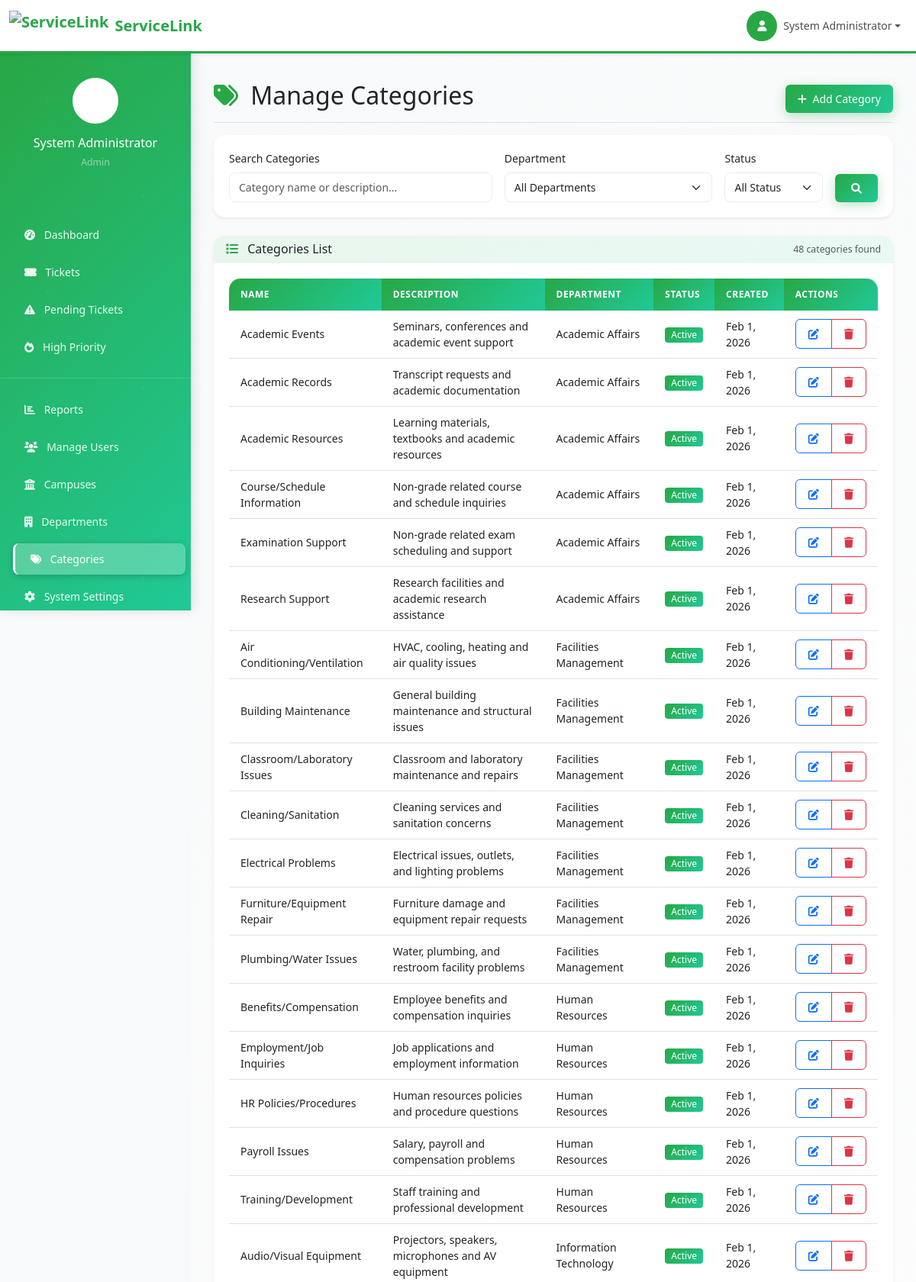
Screenshot of /admin/categories.php (signed in, upper part) with the database file from the repository.
### tables this page shows
CREATE TABLE service_categories (
    id INT PRIMARY KEY AUTO_INCREMENT,
    name VARCHAR(255) NOT NULL,
    description TEXT,
    department_id INT,
    is_active BOOLEAN DEFAULT TRUE,
    created_at TIMESTAMP DEFAULT CURRENT_TIMESTAMP,
    updated_at TIMESTAMP DEFAULT CURRENT_TIMESTAMP ON UPDATE CURRENT_TIMESTAMP,
    FOREIGN KEY (department_id) REFERENCES departments(id) ON DELETE SET NULL,
    INDEX idx_department (department_id)
);

CREATE TABLE departments (
    id INT PRIMARY KEY AUTO_INCREMENT,
    name VARCHAR(255) NOT NULL,
    code VARCHAR(10) UNIQUE NOT NULL,
    description TEXT,
    head_user_id INT,
    is_active BOOLEAN DEFAULT TRUE,
    created_at TIMESTAMP DEFAULT CURRENT_TIMESTAMP,
    updated_at TIMESTAMP DEFAULT CURRENT_TIMESTAMP ON UPDATE CURRENT_TIMESTAMP,
    INDEX idx_code (code),
    INDEX idx_head (head_user_id)
);

### admin/categories.php (the view, shortened to what this page needs)
<?php
require_once '../config/database.php';
$search = $_GET['search'] ?? '';
$department_filter = $_GET['department'] ?? '';
$status_filter = $_GET['status'] ?? '';
$params = [];
$where_clause = '';
$categories = [];
try {
    $stmt = $pdo->prepare("
        SELECT sc.*, d.name as department_name
        FROM service_categories sc
        LEFT JOIN departments d ON sc.department_id = d.id
        $where_clause
        ORDER BY d.name, sc.name
    ");
    $stmt->execute($params);
    $categories = $stmt->fetchAll();
} catch (PDOException $e) {
    $categories = [];
}
?>
<!DOCTYPE html>
<html lang="en">
<head>
    <link href="https://cdn.jsdelivr.net/npm/bootstrap@5.3.0/dist/css/bootstrap.min.css" rel="stylesheet">
    <link href="https://cdnjs.cloudflare.com/ajax/libs/font-awesome/6.0.0/css/all.min.css" rel="stylesheet">
    <link href="../assets/css/style.css" rel="stylesheet">
</head>
<body>
    <?php include '../includes/top_nav.php'; ?>
    <div class="container-fluid p-0">
        <?php include '../includes/sidebar.php'; ?>
        <main class="dashboard-content">
            <div class="d-flex justify-content-between flex-wrap flex-md-nowrap align-items-center pt-3 pb-2 mb-3 border-bottom">
                <h1 class="h2">
                    <i class="fas fa-tags text-success me-2"></i>
                    Manage Categories
                </h1>
                <div class="btn-toolbar mb-2 mb-md-0">
                    <button type="button" class="btn btn-success" data-bs-toggle="modal" data-bs-target="#addCategoryModal">
                        <i class="fas fa-plus me-1"></i>
                        Add Category
                    </button>
                </div>
            </div>
            <div class="card border-0 shadow-sm mb-4">
                <div class="card-body">
                    <form method="GET" class="row g-3">
                        <div class="col-md-5">
                            <label for="search" class="form-label">Search Categories</label>
                            <input type="text" class="form-control" id="search" name="search"
                                   placeholder="Category name or description..."
                                   value="<?php echo htmlspecialchars($search); ?>">
                        </div>
                        <div class="col-md-4">
                            <label for="department" class="form-label">Department</label>
                            <select class="form-select" id="department" name="department">
                                <option value="">All Departments</option>
                            </select>
                        </div>
                        <div class="col-md-2">
                            <label for="status" class="form-label">Status</label>
                            <select class="form-select" id="status" name="status">
                                <option value="">All Status</option>
                            </select>
                        </div>
                        <div class="col-md-1 d-flex align-items-end">
                            <button type="submit" class="btn btn-success w-100">
                                <i class="fas fa-search"></i>
                            </button>
                        </div>
                    </form>
                </div>
            </div>
            <div class="card border-0 shadow-sm">
                <div class="card-header bg-white border-0 d-flex justify-content-between align-items-center">
                    <h6 class="card-title mb-0">
                        <i class="fas fa-list text-success me-2"></i>
                        Categories List
                    </h6>
                    <small class="text-muted">
                        <?php echo count($categories); ?> categories found
                    </small>
                </div>
                <div class="card-body">
                    <div class="table-responsive">
                        <table class="table table-hover">
                            <thead>
                                <tr>
                                    <th>Name</th>
                                    <th>Description</th>
                                    <th>Department</th>
                                    <th>Status</th>
                                    <th>Created</th>
                                    <th>Actions</th>
                                </tr>
                            </thead>
                            <tbody>
                                <?php if (empty($categories)): ?>
                                    <tr>
                                        <td colspan="6" class="text-center py-4">
                                            <i class="fas fa-tags fa-3x text-muted mb-3"></i>
                                            <p class="text-muted">
                                                <?php if ($search || $department_filter || $status_filter): ?>
                                                    No categories found matching your search criteria.
                                                    <br><a href="categories.php" class="text-decoration-none">Clear filters</a> to see all categories.
                                                <?php else: ?>
                                                    No categories found. Create your first category!
                                                <?php endif; ?>
                                            </p>
                                        </td>
                                    </tr>
                                <?php else: ?>
                                    <?php foreach ($categories as $category): ?>
                                    <tr>
                                        <td><?php echo htmlspecialchars($category['name']); ?></td>
                                        <td><?php echo htmlspecialchars($category['description']); ?></td>
                                        <td><?php echo htmlspecialchars($category['department_name']); ?></td>
                                        <td>
                                            <span class="badge bg-<?php echo $category['is_active'] ? 'success' : 'secondary'; ?>">
                                                <?php echo $category['is_active'] ? 'Active' : 'Inactive'; ?>
                                            </span>
                                        </td>
                                        <td><?php echo date('M j, Y', strtotime($category['created_at'])); ?></td>
                                        <td>
                                            <div class="btn-group btn-group-sm">
                                                <button class="btn btn-outline-primary" onclick="editCategory(<?php echo htmlspecialchars(json_encode($category)); ?>)">
                                                    <i class="fas fa-edit"></i>
                                                </button>
                                                <button class="btn btn-outline-danger" onclick="deleteCategory(<?php echo $category['id']; ?>, '<?php echo htmlspecialchars($category['name']); ?>')">
                                                    <i class="fas fa-trash"></i>
                                                </button>
                                            </div>
                                        </td>
                                    </tr>
                                <?php endforeach; ?>
                                <?php endif; ?>
                            </tbody>
                        </table>
                    </div>
                </div>
            </div>
        </main>
    </div>
</body>
</html>

### assets/css/style.css (style rules this page uses)
:root { --primary-green: #28a745; --primary-green-dark: #1e7e34; --primary-green-light: #34ce57; --secondary-green: #20c997; --light-green: #d4edda; --dark-green: #155724; --success-gradient: linear-gradient(135deg, #28a745 0%, #20c997 100%); --success-gradient-hover: linear-gradient(135deg, #1e7e34 0%, #17a2b8 100%); }
body { font-family: 'Segoe UI', Tahoma, Geneva, Verdana, sans-serif; line-height: 1.5; background-color: #f8f9fa; font-size: 14px; }
.card { transition: all 0.3s ease; border: none; box-shadow: 0 4px 15px rgba(0,0,0,0.1); border-radius: 15px; overflow: hidden; }
.card-header { background: linear-gradient(135deg, rgba(40, 167, 69, 0.1) 0%, rgba(32, 201, 151, 0.1) 100%); border-bottom: 2px solid var(--primary-green); }
.btn { border-radius: 6px; font-weight: 500; padding: 8px 16px; transition: all 0.3s ease; position: relative; overflow: hidden; font-size: 14px; }
.btn::before { content: ''; position: absolute; top: 0; left: -100%; width: 100%; height: 100%; background: linear-gradient(90deg, transparent, rgba(255,255,255,0.2), transparent); transition: left 0.5s; }
.btn-success { background: var(--success-gradient); border: none; box-shadow: 0 4px 15px rgba(40, 167, 69, 0.3); }
.form-control { border-radius: 8px; border: 1px solid #e9ecef; padding: 8px 12px; transition: all 0.3s ease; font-size: 14px; }
.form-select { border-radius: 8px; border: 1px solid #e9ecef; padding: 8px 12px; font-size: 14px; }
.dashboard-content { background: linear-gradient(135deg, #f8f9fa 0%, #ffffff 100%); min-height: 100vh; }
@media (min-width: 769px) { .dashboard-content { margin-left: 250px; padding-top: 90px; padding-left: 30px; padding-right: 30px; padding-bottom: 30px; } }
.card-body { padding: 1.25rem; }
.badge { padding: 4px 8px; border-radius: 4px; font-weight: 500; font-size: 12px; }
.bg-success { background: var(--success-gradient) !important; }
.table { border-radius: 15px; overflow: hidden; box-shadow: 0 4px 15px rgba(0,0,0,0.1); }
.table thead th { background: var(--success-gradient); color: white; border: none; font-weight: 600; padding: 12px 15px; text-transform: uppercase; letter-spacing: 0.5px; font-size: 12px; }
.table tbody tr { transition: all 0.3s ease; }
.table tbody td { padding: 10px 15px; vertical-align: middle; font-size: 14px; }
.text-success { color: var(--primary-green) !important; }

### includes/sidebar.php (style rules this page uses)
@media (min-width: 769px) { .dashboard-content { margin-left: 250px !important; padding-top: 90px !important; padding-left: 30px !important; padding-right: 30px !important; padding-bottom: 30px !important; } }

### rows the page displays
service_categories: name "Academic Events", description "Seminars, conferences and academic event support", department.name "Academic Affairs", is_active "Active", created_at "Feb 1, 2026"
service_categories: name "Academic Records", description "Transcript requests and academic documentation", department.name "Academic Affairs", is_active "Active", created_at "Feb 1, 2026"
service_categories: name "Academic Resources", description "Learning materials, textbooks and academic resources", department.name "Academic Affairs", is_active "Active", created_at "Feb 1, 2026"
service_categories: name "Course/Schedule Information", description "Non-grade related course and schedule inquiries", department.name "Academic Affairs", is_active "Active", created_at "Feb 1, 2026"
service_categories: name "Examination Support", description "Non-grade related exam scheduling and support", department.name "Academic Affairs", is_active "Active", created_at "Feb 1, 2026"
service_categories: name "Research Support", description "Research facilities and academic research assistance", department.name "Academic Affairs", is_active "Active", created_at "Feb 1, 2026"
service_categories: name "Air Conditioning/Ventilation", description "HVAC, cooling, heating and air quality issues", department.name "Facilities Management", is_active "Active", created_at "Feb 1, 2026"
service_categories: name "Building Maintenance", description "General building maintenance and structural issues", department.name "Facilities Management", is_active "Active", created_at "Feb 1, 2026"
service_categories: name "Classroom/Laboratory Issues", description "Classroom and laboratory maintenance and repairs", department.name "Facilities Management", is_active "Active", created_at "Feb 1, 2026"
service_categories: name "Cleaning/Sanitation", description "Cleaning services and sanitation concerns", department.name "Facilities Management", is_active "Active", created_at "Feb 1, 2026"
service_categories: name "Electrical Problems", description "Electrical issues, outlets, and lighting problems", department.name "Facilities Management", is_active "Active", created_at "Feb 1, 2026"
service_categories: name "Furniture/Equipment Repair", description "Furniture damage and equipment repair requests", department.name "Facilities Management", is_active "Active", created_at "Feb 1, 2026"
service_categories: name "Plumbing/Water Issues", description "Water, plumbing, and restroom facility problems", department.name "Facilities Management", is_active "Active", created_at "Feb 1, 2026"
service_categories: name "Benefits/Compensation", description "Employee benefits and compensation inquiries", department.name "Human Resources", is_active "Active", created_at "Feb 1, 2026"
service_categories: name "Employment/Job Inquiries", description "Job applications and employment information", department.name "Human Resources", is_active "Active", created_at "Feb 1, 2026"
service_categories: name "HR Policies/Procedures", description "Human resources policies and procedure questions", department.name "Human Resources", is_active "Active", created_at "Feb 1, 2026"
service_categories: name "Payroll Issues", description "Salary, payroll and compensation problems", department.name "Human Resources", is_active "Active", created_at "Feb 1, 2026"
service_categories: name "Training/Development", description "Staff training and professional development", department.name "Human Resources", is_active "Active", created_at "Feb 1, 2026"
service_categories: name "Audio/Visual Equipment", description "Projectors, speakers, microphones and AV equipment", department.name "Information Technology", is_active "Active", created_at "Feb 1, 2026"

### other values shown
$_SESSION['user_name'] "System Administrator"
str_replace('_', ' ', $_SESSION['user_role']) "Admin"
count($categories) "48"
